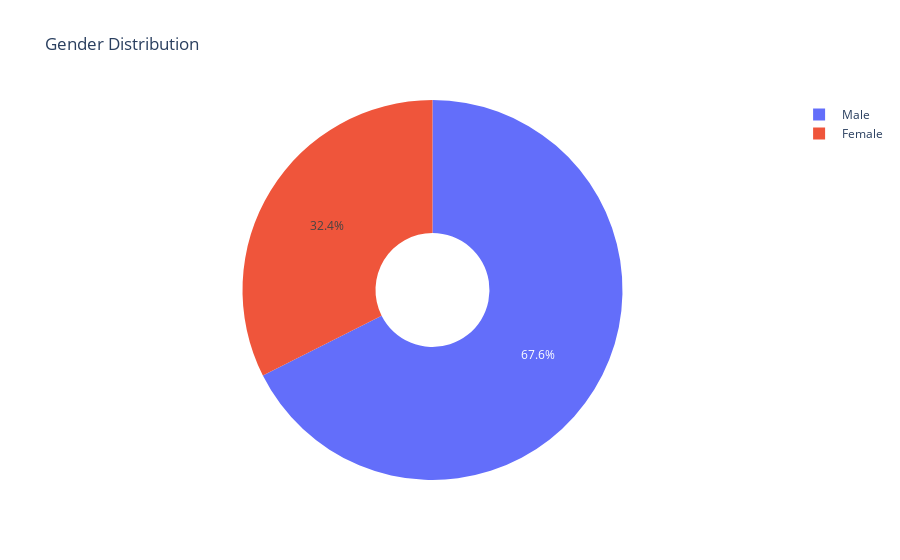

Source (notebook cell):
### Markdown cell above
### Summary of Numerical Variables
Workclass: Primarily 'Private' (22,286 occurrences) among 7 unique categories.       
Education: Dominated by 'HS-grad' (9,840 occurrences) among 16 unique categories.     
Marital-Status: Mostly 'Married-civ-spouse' (14,065 occurrences) among 7 unique statuses.         
Occupation: Mainly 'Prof-specialty' (4,038 occurrences) among 14 unique occupations.    
Relationship: Predominantly 'Husband' (12,463 occurrences) among 6 unique types.    
Race: Mostly 'White' (25,933 occurrences) among 5 unique races.      
Sex: Mostly 'Male' (20,380 occurrences) among 2 unique genders.    
Native-Country: Mostly 'United-States' (27,504 occurrences) among 41 unique countries.

### Code cell
import plotly.graph_objects as go
# Gender distribution
fig1 = go.Figure(data=[go.Pie(labels=data_new['sex'].unique(), values=data_new['sex'].value_counts(normalize=True)*100, hole=.3)])
fig1.update_layout(title='Gender Distribution')
fig1.show()

### Figure 1 — Plotly figure (JSON) as saved in the notebook; plotly's stock layout.template omitted (floating-point values rounded to 4 significant figures)
{"data": [{"hole": 0.3, "labels": [" Male", " Female"], "type": "pie", "values": [67.57, 32.43]}], "layout": {"title": {"text": "Gender Distribution"}}}
